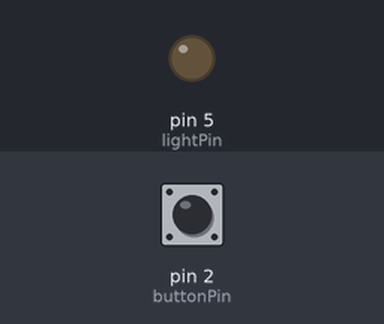
A sketch run on a simulated Arduino Uno, built with avr-gcc and run on an emulated ATmega328P. Shown: output pins drawn as LEDs (lit = HIGH). The test bench sets the inputs (shaded band); at power-on: pin 2 (buttonPin) HIGH.

Above: at 1.2 s.
1.3 s: pin 2 (buttonPin) pulled LOW for 0.15 s
At 2.3 s:
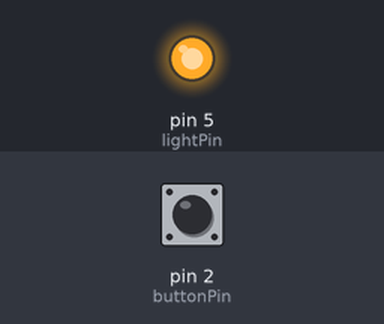
Timing chart, 0 to 4.3 s (numbered marks = the images above; inputs shaded):
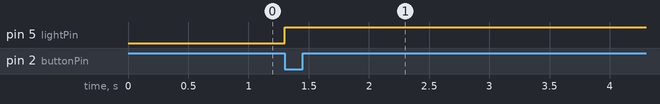

The sketch:

DoiTranh.ino
```cpp
int buttonPin = 2;    // select the input pin for the potentiometer
int lightPin = 5;      // select the pin for the LED
bool flagDone = false;
void setup() {
  // put your setup code here, to run once:
  Serial.begin(9600);

  pinMode(buttonPin, INPUT_PULLUP);
  pinMode(lightPin, OUTPUT);

  digitalWrite(lightPin, LOW);
}

void loop() {
  if (!flagDone) {
    int buttonValue = digitalRead(buttonPin);
//    Serial.println(buttonValue);
    if (!buttonValue) {
      digitalWrite(lightPin, HIGH);
      delay(10000);
      flagDone = true;
    }
  }
  delay(100);
}
```

Measured:
- after the input at 1.3 s, pin 5 (lightPin): LOW → HIGH at once
